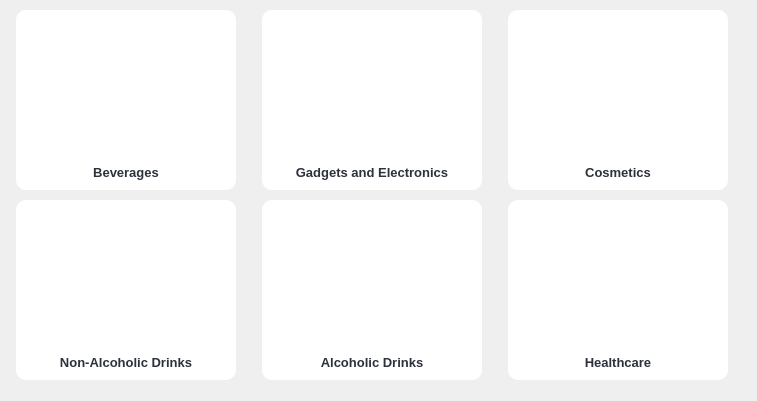
             <widget class="QWidget" name="categoryScrollAreaWidgetContents">
              <property name="geometry">
               <rect>
                <x>0</x>
                <y>0</y>
                <width>757</width>
                <height>399</height>
               </rect>
              </property>
              <layout class="QVBoxLayout" name="verticalLayout">
               <property name="spacing">
                <number>0</number>
               </property>
               <property name="leftMargin">
                <number>0</number>
               </property>
               <property name="topMargin">
                <number>0</number>
               </property>
               <property name="rightMargin">
                <number>0</number>
               </property>
               <item>
                <widget class="QFrame" name="frame_32">
                 <property name="sizePolicy">
                  <sizepolicy hsizetype="Preferred" vsizetype="Preferred">
                   <horstretch>0</horstretch>
                   <verstretch>0</verstretch>
                  </sizepolicy>
                 </property>
                 <property name="styleSheet">
                  <string notr="true">QFrame{
	border-radius: 10px;
}
*{
color: rgb(44, 49, 60);
}
</string>
                 </property>
                 <property name="frameShape">
                  <enum>QFrame::StyledPanel</enum>
                 </property>
                 <property name="frameShadow">
                  <enum>QFrame::Raised</enum>
                 </property>
                 <layout class="QGridLayout" name="gridLayout_5">
                  <property name="leftMargin">
                   <number>0</number>
                  </property>
                  <property name="topMargin">
                   <number>10</number>
                  </property>
                  <property name="rightMargin">
                   <number>10</number>
                  </property>
                  <property name="bottomMargin">
                   <number>10</number>
                  </property>
                  <property name="spacing">
                   <number>10</number>
                  </property>
                  <item row="1" column="0">
                   <widget class="QFrame" name="drinkCard">
                    <property name="minimumSize">
                     <size>
                      <width>220</width>
                      <height>180</height>
                     </size>
                    </property>
                    <property name="maximumSize">
                     <size>
                      <width>220</width>
                      <height>180</height>
                     </size>
                    </property>
                    <property name="styleSheet">
                     <string notr="true">border-top-left-radius:10px;
background-color: rgb(255, 255, 255);
</string>
                    </property>
                    <property name="frameShape">
                     <enum>QFrame::StyledPanel</enum>
                    </property>
                    <property name="frameShadow">
                     <enum>QFrame::Raised</enum>
                    </property>
                    <layout class="QVBoxLayout" name="verticalLayout_2">
                     <property name="spacing">
                      <number>0</number>
                     </property>
                     <property name="leftMargin">
                      <number>2</number>
                     </property>
                     <property name="topMargin">
                      <number>0</number>
                     </property>
                     <property name="rightMargin">
                      <number>2</number>
                     </property>
                     <property name="bottomMargin">
                      <number>0</number>
                     </property>
                     <item>
                      <widget class="QLabel" name="label_68">
                       <property name="sizePolicy">
                        <sizepolicy hsizetype="Preferred" vsizetype="Maximum">
                         <horstretch>0</horstretch>
                         <verstretch>0</verstretch>
                        </sizepolicy>
                       </property>
                       <property name="minimumSize">
                        <size>
                         <width>0</width>
                         <height>10</height>
                        </size>
                       </property>
                       <property name="maximumSize">
                        <size>
                         <width>220</width>
                         <height>140</height>
                        </size>
                       </property>
                       <property name="styleSheet">
                        <string notr="true">border-top-left-radius:10px</string>
                       </property>
                       <property name="frameShape">
                        <enum>QFrame::NoFrame</enum>
                       </property>
                       <property name="frameShadow">
                        <enum>QFrame::Plain</enum>
                       </property>
                       <property name="text">
                        <string/>
                       </property>
                       <property name="pixmap">
                        <pixmap resource="../Images/resources.qrc">:/inventories/Inventories/drinks.jpg</pixmap>
                       </property>
                       <property name="scaledContents">
                        <bool>true</bool>
                       </property>
                       <property name="alignment">
                        <set>Qt::AlignLeading|Qt::AlignLeft|Qt::AlignTop</set>
                       </property>
                       <property name="margin">
                        <number>0</number>
                       </property>
                      </widget>
                     </item>
                     <item>
                      <widget class="QPushButton" name="drinkCardBtn">
                       <property name="minimumSize">
                        <size>
                         <width>0</width>
                         <height>25</height>
                        </size>
                       </property>
                       <property name="font">
                        <font>
                         <pointsize>10</pointsize>
                         <weight>75</weight>
                         <bold>true</bold>
                        </font>
                       </property>
                       <property name="text">
                        <string>Non-Alcoholic Drinks</string>
                       </property>
                      </widget>
                     </item>
                    </layout>
                   </widget>
                  </item>
                  <item row="0" column="1">
                   <widget class="QFrame" name="gadgetsCard">
                    <property name="minimumSize">
                     <size>
                      <width>150</width>
                      <height>180</height>
                     </size>
                    </property>
                    <property name="maximumSize">
                     <size>
                      <width>220</width>
                      <height>220</height>
                     </size>
                    </property>
                    <property name="styleSheet">
                     <string notr="true">border-top-left-radius:10px;
background-color: rgb(255, 255, 255);
</string>
                    </property>
                    <property name="frameShape">
                     <enum>QFrame::StyledPanel</enum>
                    </property>
                    <property name="frameShadow">
                     <enum>QFrame::Raised</enum>
                    </property>
                    <layout class="QVBoxLayout" name="verticalLayout_39">
                     <property name="spacing">
                      <number>0</number>
                     </property>
                     <property name="leftMargin">
                      <number>2</number>
                     </property>
                     <property name="topMargin">
                      <number>0</number>
                     </property>
                     <property name="rightMargin">
                      <number>2</number>
                     </property>
                     <property name="bottomMargin">
                      <number>0</number>
                     </property>
                     <item>
                      <widget class="QLabel" name="label_65">
                       <property name="sizePolicy">
                        <sizepolicy hsizetype="Preferred" vsizetype="Maximum">
                         <horstretch>0</horstretch>
                         <verstretch>0</verstretch>
                        </sizepolicy>
                       </property>
                       <property name="minimumSize">
                        <size>
                         <width>0</width>
                         <height>10</height>
                        </size>
                       </property>
                       <property name="maximumSize">
                        <size>
                         <width>16777215</width>
                         <height>140</height>
                        </size>
                       </property>
                       <property name="styleSheet">
                        <string notr="true"/>
                       </property>
                       <property name="frameShape">
                        <enum>QFrame::NoFrame</enum>
                       </property>
                       <property name="frameShadow">
                        <enum>QFrame::Plain</enum>
                       </property>
                       <property name="text">
                        <string/>
                       </property>
                       <property name="pixmap">
                        <pixmap resource="../Images/resources.qrc">:/inventories/Inventories/gadgets.jpg</pixmap>
                       </property>
                       <property name="scaledContents">
                        <bool>true</bool>
                       </property>
                       <property name="alignment">
                        <set>Qt::AlignLeading|Qt::AlignLeft|Qt::AlignTop</set>
                       </property>
                       <property name="margin">
                        <number>0</number>
                       </property>
                      </widget>
                     </item>
                     <item>
                      <widget class="QPushButton" name="gadgetsCardBtn">
                       <property name="minimumSize">
                        <size>
                         <width>0</width>
                         <height>25</height>
                        </size>
                       </property>
                       <property name="font">
                        <font>
                         <pointsize>10</pointsize>
                         <weight>75</weight>
                         <bold>true</bold>
                        </font>
                       </property>
                       <property name="text">
                        <string>Gadgets and Electronics</string>
                       </property>
                      </widget>
                     </item>
                    </layout>
                   </widget>
                  </item>
                  <item row="1" column="1">
                   <widget class="QFrame" name="alcoholCard">
                    <property name="minimumSize">
                     <size>
                      <width>220</width>
                      <height>180</height>
                     </size>
                    </property>
                    <property name="maximumSize">
                     <size>
                      <width>220</width>
                      <height>180</height>
                     </size>
                    </property>
                    <property name="styleSheet">
                     <string notr="true">border-top-left-radius:10px;
background-color: rgb(255, 255, 255);
</string>
                    </property>
                    <property name="frameShape">
                     <enum>QFrame::StyledPanel</enum>
                    </property>
                    <property name="frameShadow">
                     <enum>QFrame::Raised</enum>
                    </property>
                    <layout class="QVBoxLayout" name="verticalLayout_3">
                     <property name="spacing">
                      <number>0</number>
                     </property>
                     <property name="leftMargin">
                      <number>2</number>
                     </property>
                     <property name="topMargin">
                      <number>0</number>
                     </property>
                     <property name="rightMargin">
                      <number>2</number>
                     </property>
                     <property name="bottomMargin">
                      <number>0</number>
                     </property>
                     <item>
                      <widget class="QLabel" name="label_69">
                       <property name="sizePolicy">
                        <sizepolicy hsizetype="Preferred" vsizetype="Maximum">
                         <horstretch>0</horstretch>
                         <verstretch>0</verstretch>
                        </sizepolicy>
                       </property>
                       <property name="minimumSize">
                        <size>
                         <width>0</width>
                         <height>10</height>
                        </size>
                       </property>
                       <property name="maximumSize">
                        <size>
                         <width>220</width>
                         <height>140</height>
                        </size>
                       </property>
                       <property name="styleSheet">
                        <string notr="true">border-top-left-radius:10px</string>
                       </property>
                       <property name="frameShape">
                        <enum>QFrame::NoFrame</enum>
                       </property>
                       <property name="frameShadow">
                        <enum>QFrame::Plain</enum>
                       </property>
                       <property name="text">
                        <string/>
                       </property>
                       <property name="pixmap">
                        <pixmap resource="../Images/resources.qrc">:/inventories/Inventories/champagne.jpg</pixmap>
                       </property>
                       <property name="scaledContents">
                        <bool>true</bool>
                       </property>
                       <property name="alignment">
                        <set>Qt::AlignLeading|Qt::AlignLeft|Qt::AlignTop</set>
                       </property>
                       <property name="margin">
                        <number>0</number>
                       </property>
                      </widget>
                     </item>
                     <item>
                      <widget class="QPushButton" name="alcoholCardBtn">
                       <property name="minimumSize">
                        <size>
                         <width>0</width>
                         <height>25</height>
                        </size>
                       </property>
                       <property name="font">
                        <font>
                         <pointsize>10</pointsize>
                         <weight>75</weight>
                         <bold>true</bold>
                        </font>
                       </property>
                       <property name="text">
                        <string>Alcoholic Drinks</string>
                       </property>
                      </widget>
                     </item>
                    </layout>
                   </widget>
                  </item>
                  <item row="0" column="0">
                   <widget class="QFrame" name="foodCard">
                    <property name="sizePolicy">
                     <sizepolicy hsizetype="Preferred" vsizetype="Maximum">
                      <horstretch>0</horstretch>
                      <verstretch>0</verstretch>
                     </sizepolicy>
                    </property>
                    <property name="minimumSize">
                     <size>
                      <width>150</width>
                      <height>180</height>
                     </size>
                    </property>
                    <property name="maximumSize">
                     <size>
                      <width>220</width>
                      <height>220</height>
                     </size>
                    </property>
                    <property name="font">
                     <font>
                      <pointsize>10</pointsize>
                      <weight>75</weight>
                      <bold>true</bold>
                     </font>
                    </property>
                    <property name="styleSheet">
                     <string notr="true">border-top-left-radius:10px;
background-color: rgb(255, 255, 255);
</string>
                    </property>
                    <property name="frameShape">
                     <enum>QFrame::StyledPanel</enum>
                    </property>
                    <property name="frameShadow">
                     <enum>QFrame::Raised</enum>
                    </property>
                    <layout class="QVBoxLayout" name="verticalLayout_38">
                     <property name="spacing">
                      <number>0</number>
                     </property>
                     <property name="leftMargin">
                      <number>2</number>
                     </property>
                     <property name="topMargin">
                      <number>0</number>
                     </property>
                     <property name="rightMargin">
                      <number>2</number>
                     </property>
                     <property name="bottomMargin">
                      <number>0</number>
                     </property>
                     <item>
                      <widget class="QLabel" name="label_64">
                       <property name="sizePolicy">
                        <sizepolicy hsizetype="Preferred" vsizetype="Maximum">
                         <horstretch>0</horstretch>
                         <verstretch>0</verstretch>
                        </sizepolicy>
                       </property>
                       <property name="minimumSize">
                        <size>
                         <width>0</width>
                         <height>10</height>
                        </size>
                       </property>
                       <property name="maximumSize">
                        <size>
                         <width>220</width>
                         <height>140</height>
                        </size>
                       </property>
                       <property name="styleSheet">
                        <string notr="true">border-top-left-radius:10px</string>
                       </property>
                       <property name="frameShape">
                        <enum>QFrame::NoFrame</enum>
                       </property>
                       <property name="frameShadow">
                        <enum>QFrame::Plain</enum>
                       </property>
                       <property name="text">
                        <string/>
                       </property>
                       <property name="pixmap">
                        <pixmap resource="../Images/resources.qrc">:/inventories/Inventories/breakfast.jpg</pixmap>
                       </property>
                       <property name="scaledContents">
                        <bool>true</bool>
                       </property>
                       <property name="alignment">
                        <set>Qt::AlignLeading|Qt::AlignLeft|Qt::AlignTop</set>
                       </property>
                       <property name="margin">
                        <number>0</number>
                       </property>
                      </widget>
                     </item>
                     <item>
                      <widget class="QPushButton" name="foodCardBtn">
                       <property name="minimumSize">
                        <size>
                         <width>0</width>
                         <height>25</height>
                        </size>
                       </property>
                       <property name="font">
                        <font>
                         <pointsize>10</pointsize>
                         <weight>75</weight>
                         <bold>true</bold>
                        </font>
                       </property>
                       <property name="text">
                        <string>Beverages</string>
                       </property>
                      </widget>
                     </item>
                    </layout>
                   </widget>
                  </item>
                  <item row="0" column="2">
                   <widget class="QFrame" name="cosmeticCard">
                    <property name="minimumSize">
                     <size>
                      <width>150</width>
                      <height>180</height>
                     </size>
                    </property>
                    <property name="maximumSize">
                     <size>
                      <width>220</width>
                      <height>220</height>
                     </size>
                    </property>
                    <property name="styleSheet">
                     <string notr="true">border-top-left-radius:10px;
background-color: rgb(255, 255, 255);
</string>
                    </property>
                    <property name="frameShape">
                     <enum>QFrame::StyledPanel</enum>
                    </property>
                    <property name="frameShadow">
                     <enum>QFrame::Raised</enum>
                    </property>
                    <layout class="QVBoxLayout" name="verticalLayout_37">
                     <property name="spacing">
                      <number>0</number>
                     </property>
                     <property name="leftMargin">
                      <number>2</number>
                     </property>
                     <property name="topMargin">
                      <number>0</number>
                     </property>
                     <property name="rightMargin">
                      <number>2</number>
                     </property>
                     <property name="bottomMargin">
                      <number>0</number>
                     </property>
                     <item>
                      <widget class="QLabel" name="label_63">
                       <property name="sizePolicy">
                        <sizepolicy hsizetype="Preferred" vsizetype="Maximum">
                         <horstretch>0</horstretch>
                         <verstretch>0</verstretch>
                        </sizepolicy>
                       </property>
                       <property name="minimumSize">
                        <size>
                         <width>0</width>
                         <height>10</height>
                        </size>
                       </property>
                       <property name="maximumSize">
                        <size>
                         <width>16777215</width>
                         <height>140</height>
                        </size>
                       </property>
                       <property name="styleSheet">
                        <string notr="true"/>
                       </property>
                       <property name="frameShape">
                        <enum>QFrame::NoFrame</enum>
                       </property>
                       <property name="frameShadow">
                        <enum>QFrame::Plain</enum>
                       </property>
                       <property name="text">
                        <string/>
                       </property>
                       <property name="pixmap">
                        <pixmap resource="../Images/resources.qrc">:/inventories/Inventories/cosmetic.jpg</pixmap>
                       </property>
                       <property name="scaledContents">
                        <bool>true</bool>
                       </property>
                       <property name="alignment">
                        <set>Qt::AlignLeading|Qt::AlignLeft|Qt::AlignTop</set>
                       </property>
                       <property name="margin">
                        <number>0</number>
                       </property>
                      </widget>
                     </item>
                     <item>
                      <widget class="QPushButton" name="cosmeticCardBtn">
                       <property name="minimumSize">
                        <size>
                         <width>0</width>
                         <height>25</height>
                        </size>
                       </property>
                       <property name="font">
                        <font>
                         <pointsize>10</pointsize>
                         <weight>75</weight>
                         <bold>true</bold>
                        </font>
                       </property>
                       <property name="text">
                        <string>Cosmetics</string>
                       </property>
                      </widget>
                     </item>
                    </layout>
                   </widget>
                  </item>
                  <item row="1" column="2">
                   <widget class="QFrame" name="healthCard">
                    <property name="minimumSize">
                     <size>
                      <width>220</width>
                      <height>180</height>
                     </size>
                    </property>
                    <property name="maximumSize">
                     <size>
                      <width>220</width>
                      <height>180</height>
                     </size>
                    </property>
                    <property name="styleSheet">
                     <string notr="true">border-top-left-radius:10px;
background-color: rgb(255, 255, 255);
</string>
                    </property>
                    <property name="frameShape">
                     <enum>QFrame::StyledPanel</enum>
                    </property>
                    <property name="frameShadow">
                     <enum>QFrame::Raised</enum>
                    </property>
                    <layout class="QVBoxLayout" name="verticalLayout_4">
                     <property name="spacing">
                      <number>0</number>
                     </property>
                     <property name="leftMargin">
                      <number>2</number>
                     </property>
                     <property name="topMargin">
                      <number>0</number>
                     </property>
                     <property name="rightMargin">
                      <number>2</number>
                     </property>
                     <property name="bottomMargin">
                      <number>0</number>
                     </property>
                     <item>
                      <widget class="QLabel" name="label_73">
                       <property name="sizePolicy">
                        <sizepolicy hsizetype="Preferred" vsizetype="Maximum">
                         <horstretch>0</horstretch>
                         <verstretch>0</verstretch>
                        </sizepolicy>
                       </property>
                       <property name="minimumSize">
                        <size>
                         <width>0</width>
                         <height>10</height>
                        </size>
                       </property>
                       <property name="maximumSize">
                        <size>
                         <width>220</width>
                         <height>140</height>
                        </size>
                       </property>
                       <property name="styleSheet">
                        <string notr="true">border-top-left-radius:10px</string>
                       </property>
                       <property name="frameShape">
                        <enum>QFrame::NoFrame</enum>
                       </property>
                       <property name="frameShadow">
                        <enum>QFrame::Plain</enum>
                       </property>
                       <property name="text">
                        <string/>
                       </property>
                       <property name="pixmap">
                        <pixmap resource="../Images/resources.qrc">:/inventories/Inventories/drugs.jpg</pixmap>
                       </property>
                       <property name="scaledContents">
                        <bool>true</bool>
                       </property>
                       <property name="alignment">
                        <set>Qt::AlignLeading|Qt::AlignLeft|Qt::AlignTop</set>
                       </property>
                       <property name="margin">
                        <number>0</number>
                       </property>
                      </widget>
                     </item>
                     <item>
                      <widget class="QPushButton" name="healthCardBtn">
                       <property name="minimumSize">
                        <size>
                         <width>0</width>
                         <height>25</height>
                        </size>
                       </property>
                       <property name="font">
                        <font>
                         <pointsize>10</pointsize>
                         <weight>75</weight>
                         <bold>true</bold>
                        </font>
                       </property>
                       <property name="text">
                        <string>Healthcare</string>
                       </property>
                      </widget>
                     </item>
                    </layout>
                   </widget>
                  </item>
                 </layout>
                </widget>
               </item>
              </layout>
             </widget>
